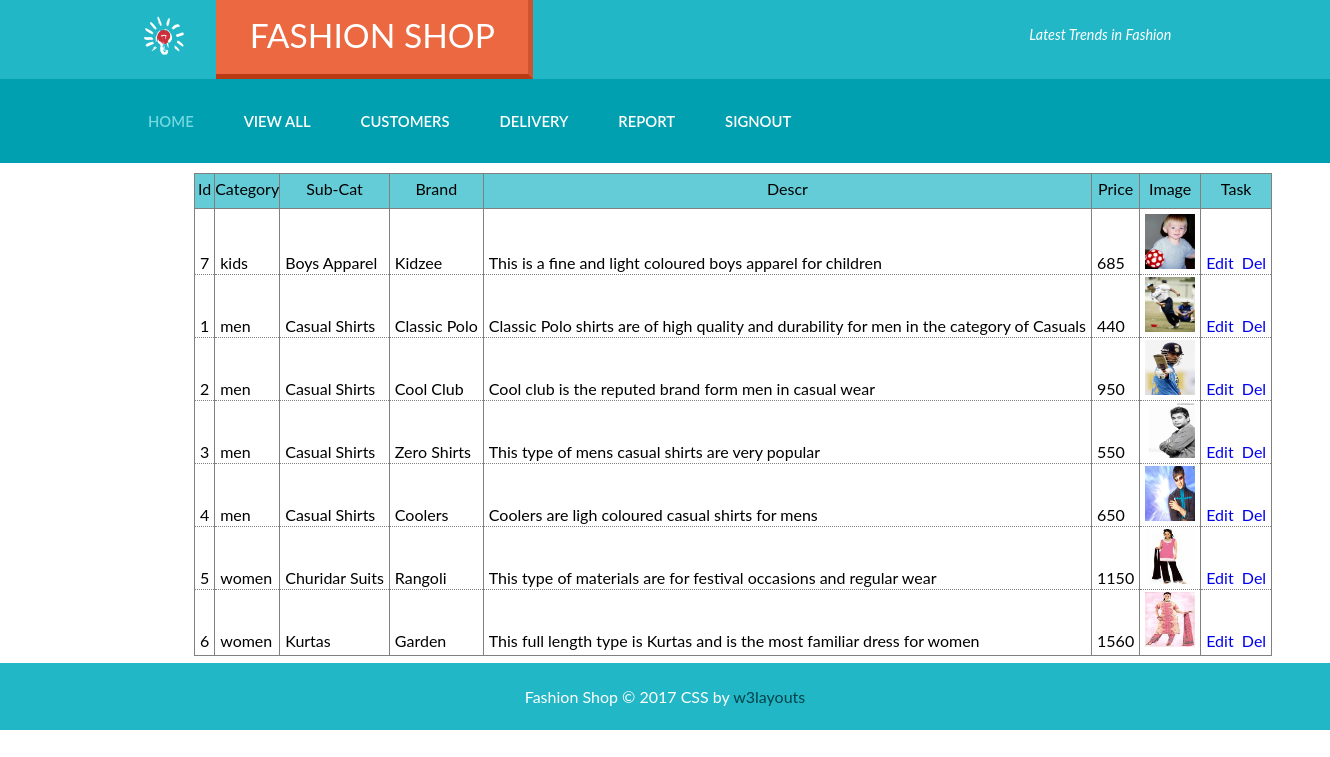
The page /viewall.php (signed in) on the database its author committed.
### tables this page shows
CREATE TABLE IF NOT EXISTS `products` (
  `id` int(11) NOT NULL AUTO_INCREMENT,
  `cat` varchar(100) NOT NULL,
  `subcat` varchar(100) NOT NULL,
  `brand` varchar(100) NOT NULL,
  `descr` varchar(200) NOT NULL,
  `price` float NOT NULL,
  `pimage` varchar(300) NOT NULL,
  `ftype` varchar(200) NOT NULL,
  `fsize` varchar(20) NOT NULL,
  PRIMARY KEY (`id`)
);

### viewall.php (the view, shortened to what this page needs)
<?php
include './adminheader.php';
if(!isset($_GET['eid'])&&!isset($_POST['submit'])) {
$result = mysqli_query($link, "select id,cat,subcat,brand,descr,price,pimage from products order by cat,subcat,id");
    echo "<div id='view_prod'><table class='center_tab'><thead><tr><th>Id<th>Category<th>Sub-Cat<th>Brand<th>Descr<th>Price<th>Image<th>Task";
    echo "<tbody>";
        while($row = mysqli_fetch_row($result)) {
            echo "<tr>";
            foreach($row as $k=>$r) {
                if($k!=6)
                echo "<td>$r";
                else
                echo "<td><img src='$r' width='50px' height='55px'>";
            }
            echo "<td><a href='viewall.php?eid=$row[0]'>Edit</a>&nbsp;&nbsp;<a href='viewall.php?did=$row[0]' onclick=\"javascript:return confirm('Are You Sure to Delete Product ?')\">Del</a>";
        }
    echo "</tbody></table></div>";
} else if(!isset($_POST['submit'])) {
    $id = $_GET['eid'];
    $result = mysqli_query($link, "select cat,subcat,brand,descr,price,pimage from products where id=$id");
    $row = mysqli_fetch_row($result);
    mysqli_free_result($result);
?>
<form name="f" action="viewall.php" method="post" enctype="multipart/form-data">
    <table class="center_tab">
	<thead>
	    <tr>
                <th colspan="2"><h4>EDIT PRODUCT</h4></th>
	    </tr>
	</thead>
	<tbody>
	    <tr>
		<th>Category</th>
		<td>
                    <input type="hidden" name="hid" value="<?php echo $id?>">
                    <?php echo $row[0]?>
                </td>
	    </tr>
            <tr>
		<th>Sub Category</th>
		<td><?php echo $row[1]?></td>
	    </tr>
	    <tr>
		<th>Brand Name</th>
		<td><input type="text" name="brand" value="<?php echo $row[2]?>" required autofocus></td>
	    </tr>
            <tr>
		<th class="vcenter">Description</th>
                <td><textarea name="descr" required rows="3"><?php echo $row[3]?></textarea></td>
	    </tr>
            <tr>
		<th>Price</th>
		<td><input type="text" name="price" value="<?php echo $row[4]?>" required></td>
	    </tr>
            <tr>
		<th class="vcenter">Image</th>
		<td><input type="file" name="ff" required accept="image/*"></td>
	    </tr>
	</tbody>
	<tfoot>
	    <tr>
		<td colspan="2" class="center">
		    <input type="submit" name="submit" value="Modify">
		</td>
	    </tr>
	</tfoot>
    </table>
</form>
<?php
}
include './adminfooter.php';
?>

### css/style.css (style rules this page uses)
html,body,div,span,applet,object,iframe,h1,h2,h3,h4,h5,h6,p,blockquote,pre,a,abbr,acronym,address,big,cite,code,del,dfn,em,img,ins,kbd,q,s,samp,small,strike,strong,sub,sup,tt,var,b,u,i,dl,dt,dd,ol,nav ul,nav li,fieldset,form,label,legend,table,caption,tbody,tfoot,thead,tr,th,td,article,aside,canvas,details,embed,figure,figcaption,footer,header,hgroup,menu,nav,output,ruby,section,summary,time,mark,audio,video { margin:0;padding:0;border:0;font-size:100%;font:inherit;vertical-align:baseline; }
table { border-collapse:collapse;border-spacing:0; }
a { text-decoration:none; }
img { max-width:100%; }
body { background:#ffffff; font-family: 'Lato', sans-serif; font-size: 100%; }
.center_tab { margin: 10px auto; border:solid thin gray; border-radius: 0.5em; }
.center_tab thead tr th { border-right: solid thin gray; border-bottom: solid thin gray; padding-top: 5px; background-color: rgba(33,183,198,0.7); }
.center_tab thead tr:last-child th { padding-bottom: 10px; border-bottom: solid thin gray; }
.center_tab tbody tr td { padding-left: 5px; padding-right: 5px; padding-top: 2px; padding-bottom: 2px; border-right:solid thin gray; border-bottom: dotted thin gray; }
.center_tab tbody tr:first-child th, .center_tab tbody tr:first-child td { padding-top: 5px; }
.center_tab tbody tr:last-child th, .center_tab tbody tr:last-child td { padding-bottom: 5px; }
.center_tab tbody tr td:last-child { border-right: none; }
div#view_prod { border:none; min-width: 1200px; max-height: 500px; overflow-y: scroll; }

### rows shown on the page
products: id "7", cat "kids", subcat "Boys Apparel", brand "Kidzee", descr "This is a fine and light coloured boys apparel for children", price "685", pimage (picture)
products: id "1", cat "men", subcat "Casual Shirts", brand "Classic Polo", descr "Classic Polo shirts are of high quality and durability for men in the category of Casuals", price "440", pimage (picture)
products: id "2", cat "men", subcat "Casual Shirts", brand "Cool Club", descr "Cool club is the reputed brand form men in casual wear", price "950", pimage (picture)
products: id "3", cat "men", subcat "Casual Shirts", brand "Zero Shirts", descr "This type of mens casual shirts are very popular", price "550", pimage (picture)
products: id "4", cat "men", subcat "Casual Shirts", brand "Coolers", descr "Coolers are ligh coloured casual shirts for mens", price "650", pimage (picture)
products: id "5", cat "women", subcat "Churidar Suits", brand "Rangoli", descr "This type of materials are for festival occasions and regular wear", price "1150", pimage (picture)
products: id "6", cat "women", subcat "Kurtas", brand "Garden", descr "This full length type is Kurtas and is the most familiar dress for women", price "1560", pimage (picture)
